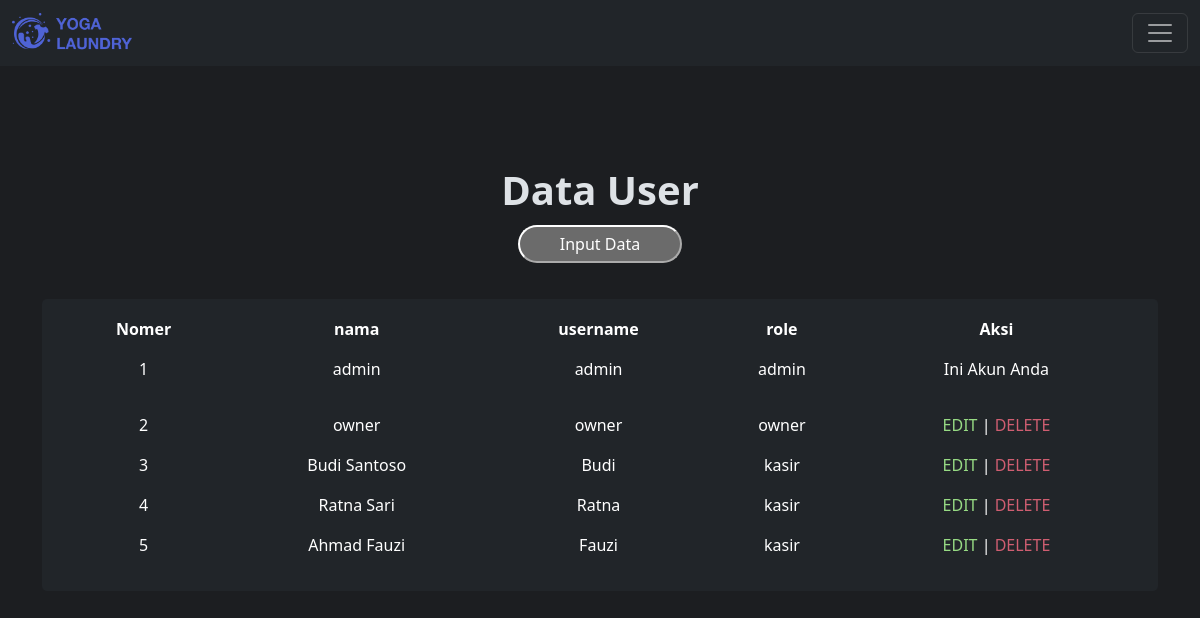
The app's page /php/view/control.php?page=view_user (signed in), older data.
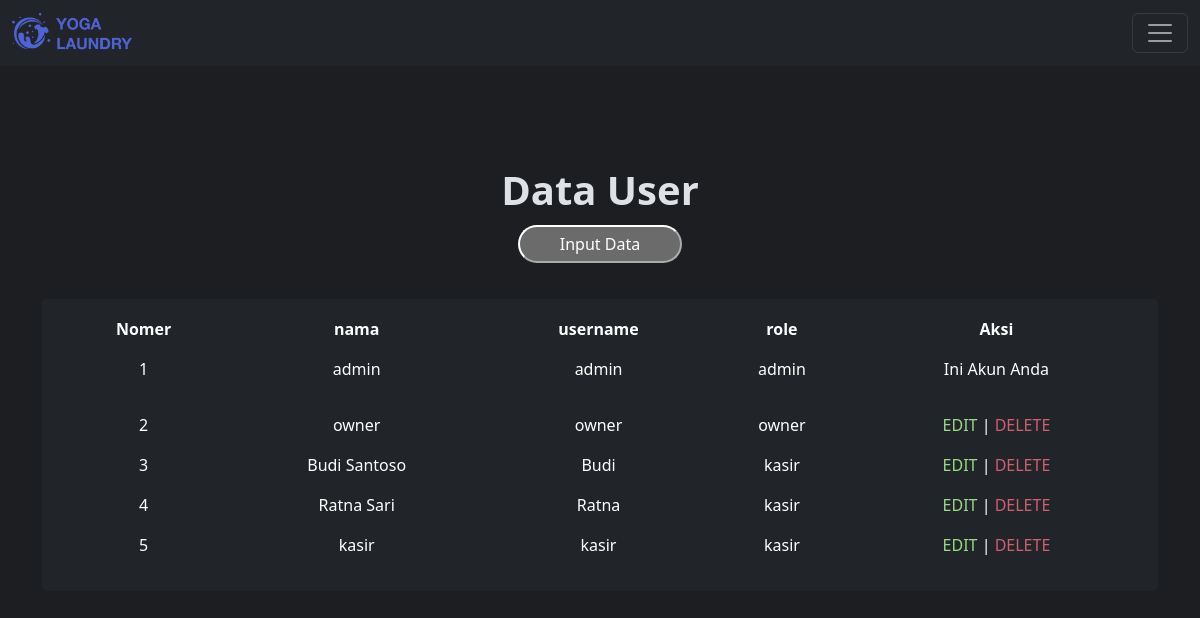
The same page, newer data.
### tables this page shows
CREATE TABLE `tb_user` (
  `id` int NOT NULL,
  `nama` varchar(100) NOT NULL,
  `username` varchar(30) NOT NULL,
  `password` text NOT NULL,
  `id_outlet` int NOT NULL,
  `role` enum('admin','kasir','owner') NOT NULL
);

### php/view/control.php (called while the page is built)
<?php
include_once "../template/header.php";
include_once "../template/content.php";
include_once "../template/footer.php";

### php/view/user.php (the view, shortened to what this page needs)
<div class="view-container">
  <div class="view-header">
    <h1 class="fw-bold">Data User</h1>
    <a href="./control.php?page=add_user">
      <button class="view-button">Input Data</button>
    </a>
  </div>
  <div class="container">
    <div class="table-container">
      <table class="table table-borderless table-hover">
        <thead class="table-header text-center">
          <th>Nomer</th>
          <th>nama</th>
          <th>username</th>
          <th>role</th>
          <th>Aksi</th>
        </thead>
        <?php
        $userLogin = $_SESSION['username'];
        $tampil = mysqli_query($koneksi, "SELECT * FROM tb_user");
        $no = 1;
        while ($hasil = mysqli_fetch_array($tampil)) {
        ?>
          <tr class="text-center">
            <td data-cell="No"><?= $no++ ?></td>
            <td data-cell="Nama"><?= $hasil['nama']; ?></td>
            <td data-cell="Username"><?= $hasil['username']; ?></td>
            <td data-cell="Role"><?= $hasil['role']; ?></td>
            <td data-cell="Aksi">
              <?php if ($hasil['nama'] !== $userLogin) : ?>
                <div class="action-container">
                  <a style="color:#97db84;" href="./control.php?page=update_user&id=<?= $hasil['id']; ?>">EDIT</a> |
                  <a style="color:#cf5e71; cursor: pointer;" onclick="confirmDelete(<?= $hasil['id']; ?>)">DELETE
                </div>
              <?php else : ?>
                <div class="action-container">
                  <p>Ini Akun Anda</p>
                </div>
              <?php endif; ?>
            </td>
          </tr>
        <?php } ?>
      </table>
    </div>
  </div>
</div>

Row changes from the older to the newer data that the page shows:
removed tb_user: nama "Ahmad Fauzi", username "Fauzi", role "kasir"
added tb_user: nama "kasir", username "kasir", role "kasir"
